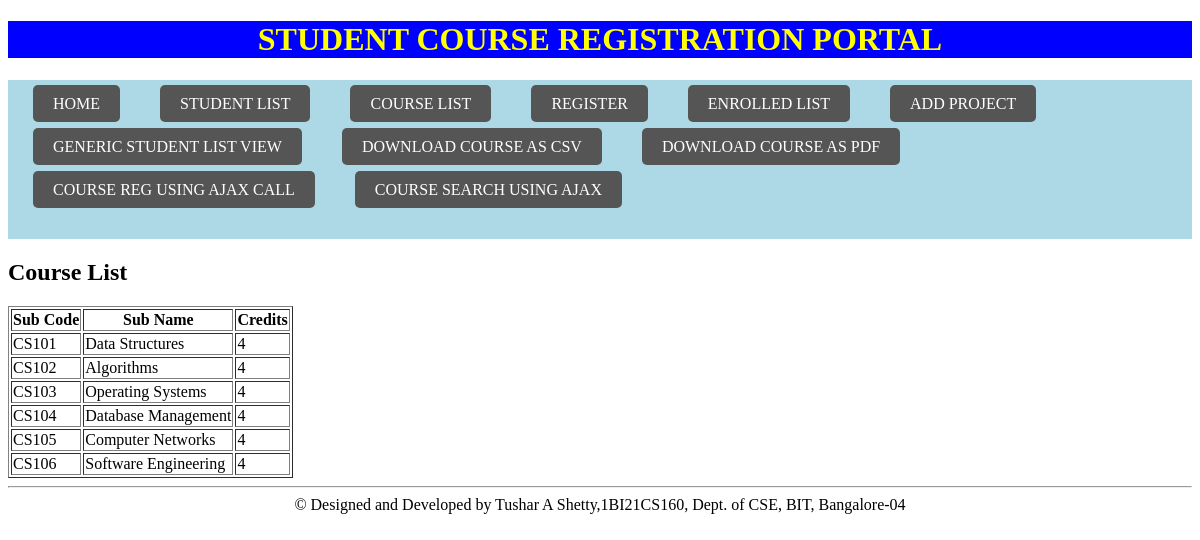
Screenshot of /courselist/ with the database file from the repository.
### tusharapp/models.py (models this page shows)
class course(models.Model):
 courseCode=models.CharField(max_length=10)
 courseName=models.CharField(max_length=50)
 courseCredits=models.IntegerField()

### tusharapp/views.py (the view)
# urls.py: path('courselist/',courselist),
def courselist(request):
    c=course.objects.all()
    return render(request,'courselist.html',{'course_list':c})

### tusharapp/templates/courselist.html (shortened to what this page needs)
{% extends 'basicTemplate.html' %}
{% block content%}
<h1> Course List</h1>
<table border="1">
<tr>
<th>
Sub Code
</th>
<th>
Sub Name
</th>
<th>
Credits
</th>
</tr>
{% for c in course_list %}
<tr>
<td>{{c.courseCode}}</td>
<td>{{c.courseName}}</td>
<td>{{c.courseCredits}}</td>
</tr>
{% endfor %}
</table>
{% endblock %}

### rows the page displays
course: courseCode "CS101", courseName "Data Structures", courseCredits "4"
course: courseCode "CS102", courseName "Algorithms", courseCredits "4"
course: courseCode "CS103", courseName "Operating Systems", courseCredits "4"
course: courseCode "CS104", courseName "Database Management", courseCredits "4"
course: courseCode "CS105", courseName "Computer Networks", courseCredits "4"
course: courseCode "CS106", courseName "Software Engineering", courseCredits "4"
